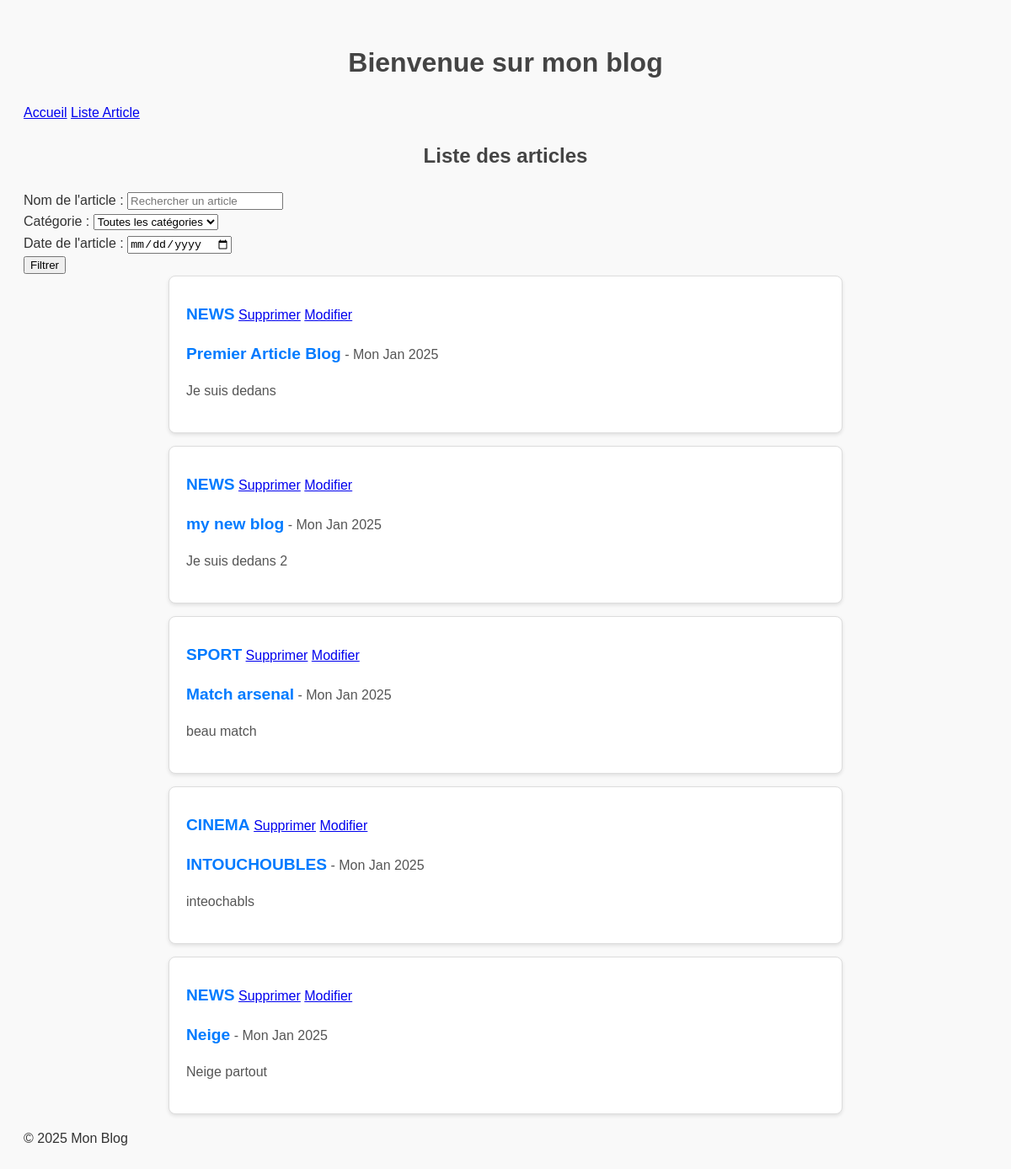
/blog/, run on an earlier commit of the app's database.
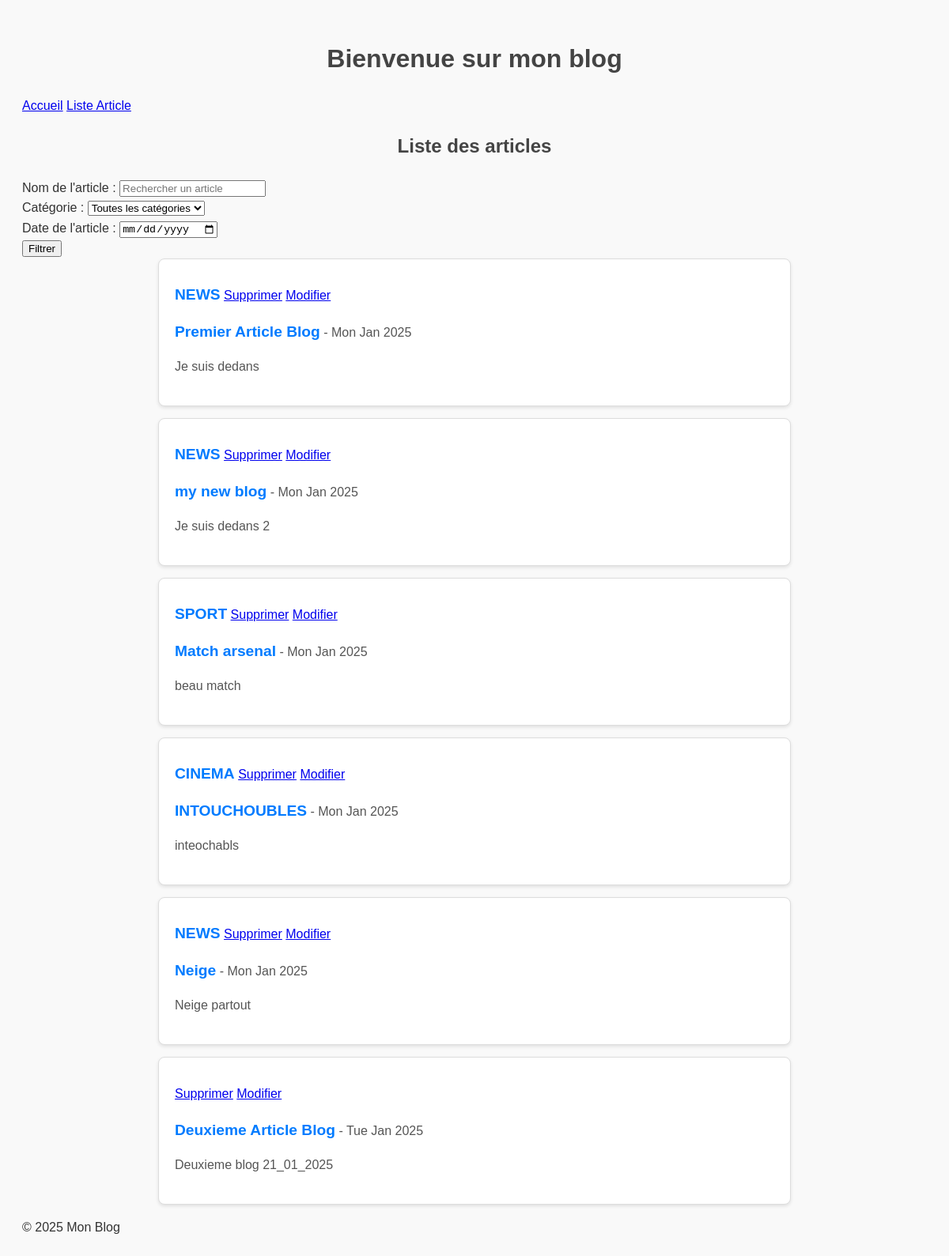
And on a later commit of the database.
### blog/models.py (models this page shows, shortened)
class Article (models.Model):
    titre = models.CharField(max_length=200)
    contenu = models.TextField()
    categorie = models.ForeignKey(Categorie, null=True, on_delete=models.SET_NULL)
    date_publication = models.DateField(auto_now_add=True)

class Categorie (models.Model):
    nom = models.CharField(max_length=100)
    date_creation = models.DateTimeField(auto_now_add=True)

### blog/views.py (the view)
# urls.py: path('', ListeArticlesView.as_view(), name='liste_articles'),
class ListeArticlesView(ListView):
    model = Article
    template_name = 'blog/liste_articles.html'
    context_object_name = 'articles'
    def get_queryset(self):
        queryset = Article.objects.all()
        name = self.request.GET.get('name')
        category = self.request.GET.get('category')
        date = self.request.GET.get('date')
        if name:
            queryset = queryset.filter(titre__icontains=name)
        if category:
            queryset = queryset.filter(categorie__id=category)
        if date:
            queryset = queryset.filter(date_publication=date)
        return queryset
    def get_context_data(self, **kwargs):
        context = super().get_context_data(**kwargs)
        form = ArticleFilterForm(self.request.GET or None)
        form.fields['category'].choices = [('', 'Toutes les catégories')] + [
            (cat.id, cat.nom) for cat in Categorie.objects.all()
        ]
        context['filter_form'] = form
        return context

### blog/forms.py
class ArticleFilterForm(forms.Form):
    name = forms.CharField(
        required=False,
        label="Nom de l'article",
        widget=forms.TextInput(attrs={'placeholder': 'Rechercher un article'})
    )
    category = forms.ChoiceField(
        required=False,
        label="Catégorie",
        choices=[],  # Les choix seront remplis dynamiquement dans la vue
    )
    date = forms.DateField(
        required=False,
        label="Date de l'article",
        widget=forms.DateInput(attrs={'type': 'date'})
    )

### blog/templates/blog/liste_articles.html (shortened to what this page needs)
{% extends 'base.html' %}
{% block content %}
    <h2>Liste des articles</h2>
<form method="get" class="filter-form">
    <div>
        <label for="id_name">Nom de l'article :</label>
        {{ filter_form.name }}
    </div>
    <div>
        <label for="id_category">Catégorie :</label>
        {{ filter_form.category }}
    </div>
    <div>
        <label for="id_date">Date de l'article :</label>
        {{ filter_form.date }}
    </div>
    <button type="submit">Filtrer</button>
</form>
    <ul>
        {%for article in articles %}
            <li>
                <p><strong>{{ article.categorie.nom }}</strong>
                    <a href="{% url 'article-delete' article.pk %}" class="text-danger">Supprimer</a>
                    <a href="{% url 'article-update' article.pk %}">Modifier</a>
                <p><strong>{{ article.titre }}</strong> - {{ article.date_publication|date:"D M Y" }}</p>
                <p>{{article.contenu}}</p>
            </li>
        {% endfor %}
    </ul>
{% endblock %}

### templates/base.html (shortened to what this page needs)
{% load static %}
    <!DOCTYPE html>
<html lang="fr">
<head>
    <link rel="stylesheet" href="{% static 'css/styles.css' %}">
</head>
<body>
    <header>
        <h1>Bienvenue sur mon blog</h1>
        <nav>
            <a href="/">Accueil</a>
            <a href="{% url 'liste_articles' %}">Liste Article</a>
        </nav>
    </header>
    <main>
        {% block content %}{% endblock %}
    </main>
    <footer>
        <p>&copy; 2025 Mon Blog</p>
    </footer>
</body>
</html>

### static/css/styles.css (style rules this page uses)
body { font-family: Arial, sans-serif; line-height: 1.6; background-color: #f9f9f9; color: #333; padding: 20px; }
h1, h2 { color: #444; margin-bottom: 20px; text-align: center; }
ul { list-style-type: none; padding: 0; margin: 0 auto; max-width: 800px; }
li { background-color: #ffffff; padding: 20px; margin-bottom: 15px; border: 1px solid #ddd; border-radius: 8px; box-shadow: 0 2px 4px rgba(0, 0, 0, 0.1); transition: transform 0.2s ease, box-shadow 0.2s ease; }
li p strong { font-size: 1.2em; color: #007BFF; }
li p { margin-top: 10px; color: #555; }

What changed in the data, as far as the page shows it:
added Article: titre "Deuxieme Article Blog", date_publication "Tue Jan 2025", contenu "Deuxieme blog 21_01_2025"
